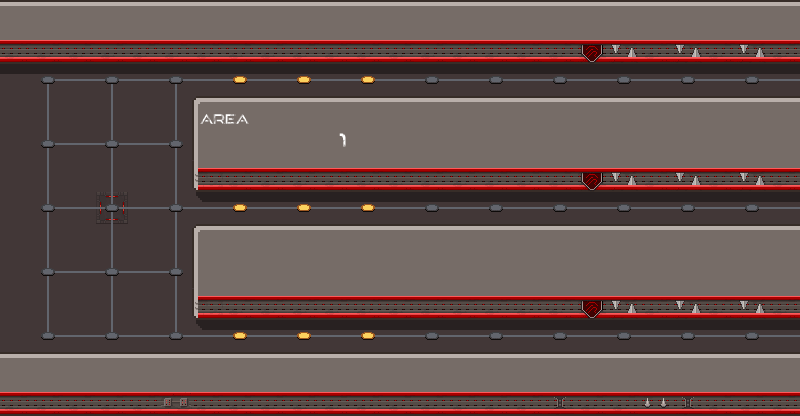

A 2D game scene composited from a Tiled map and its tileset images. What follows is a short description and the map's XML, with every tile layer's data as written:
An orthogonal 25x13 tile map with 32x32 px tiles, 6 tile layers (floor, sh, wall, p, ...), 3 tilesets.

<map version="1.10" tiledversion="1.10.2" orientation="orthogonal" renderorder="right-down" width="25" height="13" tilewidth="32" tileheight="32" infinite="0" nextlayerid="7" nextobjectid="1">
 <tileset firstgid="1" source="alien_spaceship_tileset2.tsx" />
 <tileset firstgid="241" source="alien_spaceship_tileset.tsx" />
 <tileset firstgid="433" source="scifi_tileset_01.tsx" />
 <layer id="2" name="floor" width="25" height="13">
  <data encoding="csv">
141,141,141,141,141,141,141,141,141,141,141,141,141,141,141,141,141,141,141,141,141,141,141,141,141,
141,141,141,141,141,141,141,141,141,141,141,141,141,141,141,141,141,141,141,141,141,141,141,141,141,
141,141,141,141,141,141,141,141,141,141,141,141,141,141,141,141,141,141,141,141,141,141,141,141,141,
141,141,141,141,141,141,141,141,141,141,141,141,141,141,141,141,141,141,141,141,141,141,141,141,141,
141,141,141,141,141,141,141,141,141,141,141,141,141,141,141,141,141,141,141,141,141,141,141,141,141,
141,141,141,141,141,141,141,141,141,141,141,141,141,141,141,141,141,141,141,141,141,141,141,141,141,
141,141,141,183,141,141,141,141,141,141,141,141,141,141,141,141,141,141,141,141,141,141,141,141,141,
141,141,141,141,141,141,141,141,141,141,141,141,141,141,141,141,141,141,141,141,141,141,141,141,141,
141,141,141,141,141,141,141,141,141,141,141,141,141,141,141,141,141,141,141,141,141,141,141,141,141,
141,141,141,141,141,141,141,141,141,141,141,141,141,141,141,141,141,141,141,141,141,141,141,141,141,
141,141,141,141,141,141,141,141,141,141,141,141,141,141,141,141,141,141,141,141,141,141,141,141,141,
141,141,141,141,141,141,141,141,141,141,141,141,141,141,141,141,141,141,141,141,141,141,141,141,141,
141,141,141,141,141,141,141,141,141,141,141,141,141,141,141,141,141,141,141,141,141,141,141,141,141
</data>
 </layer>
 <layer id="5" name="sh" width="25" height="13" opacity="0.4">
  <data encoding="csv">
0,0,0,0,0,0,0,0,0,0,0,0,0,0,0,0,0,0,0,0,0,0,0,0,0,
0,0,0,0,0,0,0,0,0,0,0,0,0,0,0,0,0,0,0,0,0,0,0,0,0,
22,22,22,22,22,22,22,22,22,22,22,22,22,22,22,22,22,22,22,22,22,22,22,22,22,
0,0,0,0,0,0,0,0,0,0,0,0,0,0,0,0,0,0,0,0,0,0,0,0,0,
0,0,0,0,0,0,0,0,0,0,0,0,0,0,0,0,0,0,0,0,0,0,0,0,0,
0,0,0,0,0,0,0,0,0,0,0,0,0,0,0,0,0,0,0,0,0,0,0,0,0,
0,0,0,0,0,0,24,22,22,22,22,22,22,22,22,22,22,22,22,22,22,22,22,22,22,
0,0,0,0,0,0,0,0,0,0,0,0,0,0,0,0,0,0,0,0,0,0,0,0,0,
0,0,0,0,0,0,0,0,0,0,0,0,0,0,0,0,0,0,0,0,0,0,0,0,0,
0,0,0,0,0,0,0,0,0,0,0,0,0,0,0,0,0,0,0,0,0,0,0,0,0,
0,0,0,0,0,0,24,22,22,22,22,22,22,22,22,22,22,22,22,22,22,22,22,22,22,
0,0,0,0,0,0,0,0,0,0,0,0,0,0,0,0,0,0,0,0,0,0,0,0,0,
0,0,0,0,0,0,0,0,0,0,0,0,0,0,0,0,0,0,0,0,0,0,0,0,0
</data>
 </layer>
 <layer id="3" name="wall" width="25" height="13">
  <data encoding="csv">
53,53,53,53,53,53,53,53,53,53,53,53,53,53,53,53,53,53,53,53,53,53,53,53,53,
111,111,111,111,111,111,111,111,111,111,111,111,111,111,111,111,111,111,116,106,111,106,111,106,111,
0,0,0,0,0,0,0,0,0,0,0,0,0,0,0,0,0,0,0,0,0,0,0,0,0,
0,0,0,0,0,0,34,53,53,53,53,53,53,53,53,53,53,53,53,53,53,53,53,53,53,
0,0,0,0,0,0,44,1,1,1,1,1,1,1,1,1,1,1,1,1,1,1,1,1,1,
0,0,0,0,0,0,14,111,111,111,111,111,111,111,111,111,111,111,116,106,111,106,111,106,111,
0,0,0,0,0,0,0,0,0,0,0,0,0,0,0,0,0,0,0,0,0,0,0,0,0,
0,0,0,0,0,0,34,53,53,53,53,53,53,53,53,53,53,53,53,53,53,53,53,53,53,
0,0,0,0,0,0,44,1,1,1,1,1,1,1,1,1,1,1,1,1,1,1,1,1,1,
0,0,0,0,0,0,14,111,111,111,111,111,111,111,111,111,111,111,116,106,111,106,111,106,111,
0,0,0,0,0,0,0,0,0,0,0,0,0,0,0,0,0,0,0,0,0,0,0,0,0,
53,53,53,53,53,53,53,53,53,53,53,53,53,53,53,53,53,53,53,53,53,53,53,53,53,
111,111,111,111,111,108,111,111,111,111,111,111,111,111,111,111,111,104,111,111,103,104,111,111,111
</data>
 </layer>
 <layer id="6" name="p" width="25" height="13">
  <data encoding="csv">
0,0,0,0,0,0,0,0,0,0,0,0,0,0,0,0,0,0,0,0,0,0,0,0,0,
0,0,0,0,0,0,0,0,0,0,0,0,0,0,0,0,0,0,0,0,0,0,0,0,0,
0,0,0,0,0,0,0,0,0,0,0,0,0,0,0,0,0,0,0,0,0,0,0,0,0,
0,0,0,0,0,0,583,584,0,0,0,0,0,0,0,0,0,0,0,0,0,0,0,0,0,
0,0,0,0,0,0,0,0,0,0,586,0,0,0,0,0,0,0,0,0,0,0,0,0,0,
0,0,0,0,0,0,0,0,0,0,0,0,0,0,0,0,0,0,0,0,0,0,0,0,0,
0,0,0,0,0,0,0,0,0,0,0,0,0,0,0,0,0,0,0,0,0,0,0,0,0,
0,0,0,0,0,0,0,0,0,0,0,0,0,0,0,0,0,0,0,0,0,0,0,0,0,
0,0,0,0,0,0,0,0,0,0,0,0,0,0,0,0,0,0,0,0,0,0,0,0,0,
0,0,0,0,0,0,0,0,0,0,0,0,0,0,0,0,0,0,0,0,0,0,0,0,0,
0,0,0,0,0,0,0,0,0,0,0,0,0,0,0,0,0,0,0,0,0,0,0,0,0,
0,0,0,0,0,0,0,0,0,0,0,0,0,0,0,0,0,0,0,0,0,0,0,0,0,
0,0,0,0,0,0,0,0,0,0,0,0,0,0,0,0,0,0,0,0,0,0,0,0,0
</data>
 </layer>
 <layer id="4" name="line" width="25" height="13">
  <data encoding="csv">
0,0,0,0,0,0,0,0,0,0,0,0,0,0,0,0,0,0,0,0,0,0,0,0,0,
0,0,0,0,0,0,0,0,0,0,0,0,0,0,0,0,0,0,0,0,0,0,0,0,0,
0,2684354720,2684354739,3221225631,2684354739,3221225631,1610612915,1610612915,1610612915,1610612915,1610612915,1610612915,1610612915,1610612915,1610612915,1610612915,1610612915,1610612915,1610612915,1610612915,1610612915,1610612915,1610612915,2684354739,2684354739,
0,179,0,179,0,3221225651,0,0,0,0,0,0,0,0,0,0,0,0,0,0,0,0,0,0,0,
0,2684354719,2684354739,169,2684354739,1610612895,0,0,0,0,0,0,0,0,0,0,0,0,0,0,0,0,0,0,0,
0,179,0,179,0,3221225651,0,0,0,0,0,0,0,0,0,0,0,0,0,0,0,0,0,0,0,
0,2684354719,2684354739,169,2684354739,169,1610612915,1610612915,1610612915,1610612915,1610612915,1610612915,1610612915,1610612915,1610612915,1610612915,1610612915,1610612915,1610612915,1610612915,1610612915,1610612915,1610612915,2684354739,2684354739,
0,179,0,179,0,3221225651,0,0,0,0,0,0,0,0,0,0,0,0,0,0,0,0,0,0,0,
0,2684354719,2684354739,169,2684354739,1610612895,0,0,0,0,0,0,0,0,0,0,0,0,0,0,0,0,0,0,0,
0,179,0,179,0,3221225651,0,0,0,0,0,0,0,0,0,0,0,0,0,0,0,0,0,0,0,
0,160,2684354739,159,2684354739,159,1610612915,1610612915,1610612915,1610612915,1610612915,1610612915,1610612915,1610612915,1610612915,1610612915,1610612915,1610612915,1610612915,1610612915,1610612915,1610612915,1610612915,2684354739,2684354739,
0,0,0,0,0,0,0,0,0,0,0,0,0,0,0,0,0,0,0,0,0,0,0,0,0,
0,0,0,0,0,0,0,0,0,0,0,0,0,0,0,0,0,0,0,0,0,0,0,0,0
</data>
 </layer>
 <layer id="1" name="point" width="25" height="13">
  <data encoding="csv">
0,0,0,0,0,0,0,0,0,0,0,0,0,0,0,0,0,0,0,0,0,0,0,0,0,
0,0,0,0,0,0,0,0,0,0,0,0,0,0,0,0,0,0,0,0,0,0,0,0,0,
0,168,0,168,0,168,0,158,0,158,0,158,0,168,0,168,0,168,0,168,0,168,0,168,0,
0,0,0,0,0,0,0,0,0,0,0,0,0,0,0,0,0,0,0,0,0,0,0,0,0,
0,168,0,168,0,168,0,0,0,0,0,0,0,0,0,0,0,0,0,0,0,0,0,0,0,
0,0,0,0,0,0,0,0,0,0,0,0,0,0,0,0,0,0,0,0,0,0,0,0,0,
0,168,0,168,0,168,0,158,0,158,0,158,0,168,0,168,0,168,0,168,0,168,0,168,0,
0,0,0,0,0,0,0,0,0,0,0,0,0,0,0,0,0,0,0,0,0,0,0,0,0,
0,168,0,168,0,168,0,0,0,0,0,0,0,0,0,0,0,0,0,0,0,0,0,0,0,
0,0,0,0,0,0,0,0,0,0,0,0,0,0,0,0,0,0,0,0,0,0,0,0,0,
0,168,0,168,0,168,0,158,0,158,0,158,0,168,0,168,0,168,0,168,0,168,0,168,0,
0,0,0,0,0,0,0,0,0,0,0,0,0,0,0,0,0,0,0,0,0,0,0,0,0,
0,0,0,0,0,0,0,0,0,0,0,0,0,0,0,0,0,0,0,0,0,0,0,0,0
</data>
 </layer>
</map>
